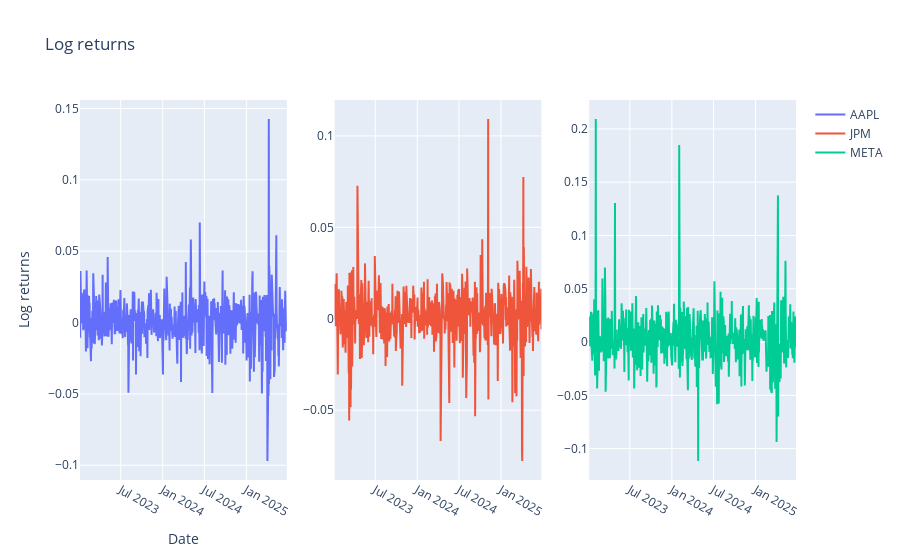

Here is the notebook cell this chart was saved with:
### Markdown cell above
1.  Construct daily log-returns for AAPL, MSFT, JPM; plot series and comment on trends/volatility.
2.  Estimate correlation functions of returns and absolute returns across assets and lags 0–25; comment.
3.  QQ plots vs Normal; perform Jarque–Bera test and discuss normality.

### Code cell
import plotly.express as px
import plotly.graph_objects as go
from plotly.subplots import make_subplots

log_returns = np.log(prices / prices.shift(1)).dropna()


fig = make_subplots(rows=1, cols=3)
fig.add_trace(go.Scatter(x = log_returns.index, y=log_returns['AAPL'], name="AAPL"), row=1, col=1)
fig.add_trace(go.Scatter(x = log_returns.index, y=log_returns["JPM"], name="JPM"), row=1, col=2)
fig.add_trace(go.Scatter(x = log_returns.index, y=log_returns["META"], name="META"), row=1, col=3)
fig.update_layout(
    title=dict(
        text="Log returns"
    ),
    xaxis=dict(
        title=dict(
            text="Date"
        )
    ),
    yaxis=dict(
        title=dict(
            text="Log returns"
        )
    ),
    legend=dict(

    ),

)
fig.show()

### Figure 1 — Plotly figure (JSON) as saved in the notebook; plotly's stock layout.template omitted (floating-point values rounded to 4 significant figures; data arrays with more than 128 entries replaced by an {"elided": "..."} marker saying what was removed)
{"data": [{"name": "AAPL", "type": "scatter", "x": {"elided": "622 str values"}, "xaxis": "x", "y": {"elided": "622 float values"}, "yaxis": "y"}, {"name": "JPM", "type": "scatter", "x": {"elided": "622 str values"}, "xaxis": "x2", "y": {"elided": "622 float values"}, "yaxis": "y2"}, {"name": "META", "type": "scatter", "x": {"elided": "622 str values"}, "xaxis": "x3", "y": {"elided": "622 float values"}, "yaxis": "y3"}], "layout": {"title": {"text": "Log returns"}, "xaxis": {"anchor": "y", "domain": [0, 0.2889], "title": {"text": "Date"}}, "xaxis2": {"anchor": "y2", "domain": [0.3556, 0.6444]}, "xaxis3": {"anchor": "y3", "domain": [0.7111, 1]}, "yaxis": {"anchor": "x", "domain": [0, 1], "title": {"text": "Log returns"}}, "yaxis2": {"anchor": "x2", "domain": [0, 1]}, "yaxis3": {"anchor": "x3", "domain": [0, 1]}}}
